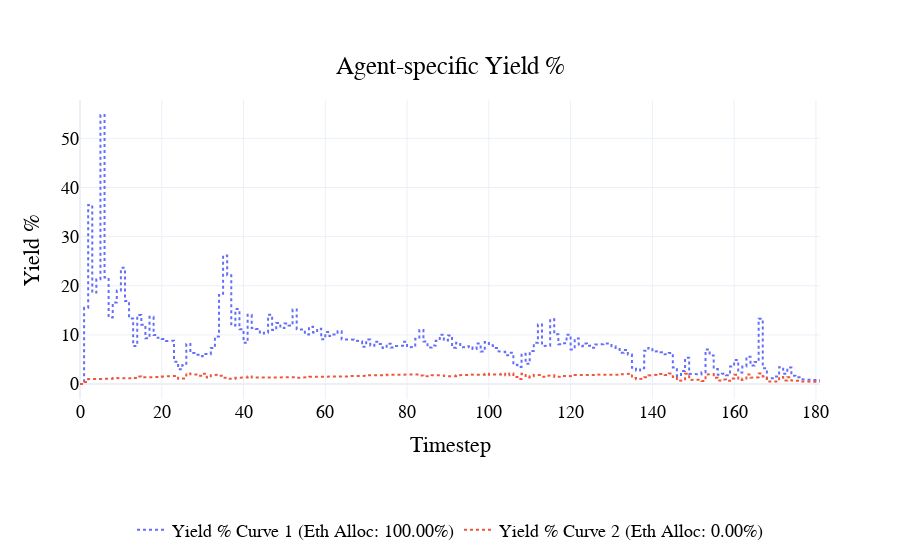

Source (notebook cell):
### Code cell
fig = visualizations.plot_yield_pct(
    df, init_agent_eth_alloc
)
pio.show(fig)

### Figure 1 — Plotly figure (JSON) as saved in the notebook; plotly's stock layout.template omitted (floating-point values rounded to 4 significant figures; data arrays with more than 128 entries replaced by an {"elided": "..."} marker saying what was removed)
{"data": [{"line": {"dash": "dot", "width": 2}, "name": "Yield % Curve 1 (Eth Alloc: 100.00%)", "type": "scatter", "x": {"elided": "1268 int values"}, "y": {"elided": "1268 float values"}}, {"line": {"dash": "dot", "width": 2}, "name": "Yield % Curve 2 (Eth Alloc: 0.00%)", "type": "scatter", "x": {"elided": "1268 int values"}, "y": {"elided": "1268 float values"}}], "layout": {"font": {"color": "black", "family": "Arial", "size": 18}, "hovermode": "x unified", "legend": {"orientation": "h", "x": 0.5, "xanchor": "center", "y": -0.5, "yanchor": "bottom"}, "paper_bgcolor": "rgba(255, 255, 255, 1)", "plot_bgcolor": "rgba(255, 255, 255, 1)", "title": {"text": "Agent-specific Yield %", "x": 0.5, "xanchor": "center", "y": 0.9, "yanchor": "top"}, "xaxis": {"title": {"text": "Timestep"}}, "yaxis": {"title": {"text": "Yield %"}}}}
